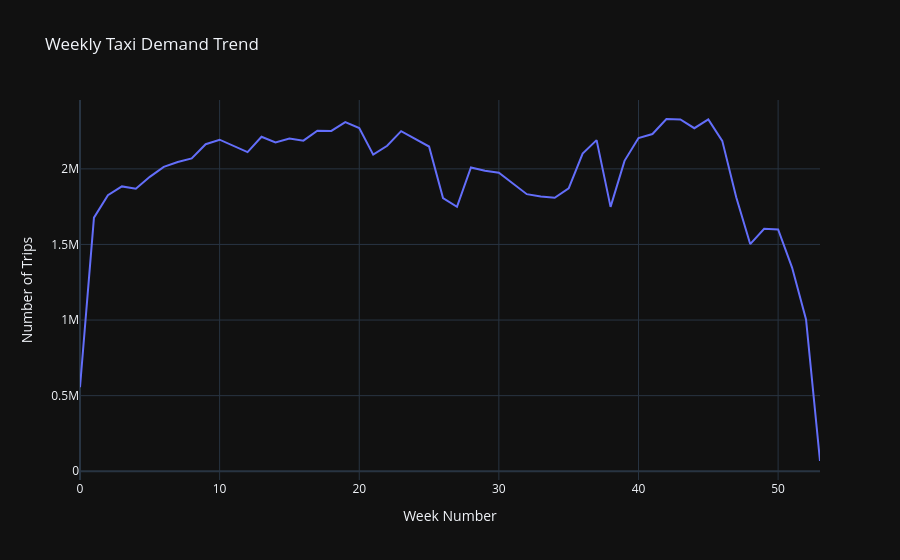

Notebook code for this chart:
### Code cell
# 2. Weekly Demand Trend
weekly_demand = filtered_demand_over_time_df.groupby('week')['total_trips'].sum().reset_index()
fig_weekly = px.line(
    weekly_demand,
    x='week',
    y='total_trips',
    title='Weekly Taxi Demand Trend',
    labels={'week': 'Week Number', 'total_trips': 'Number of Trips'},
    template='plotly_dark'
)
fig_weekly.show("png")

### Figure 1 — Plotly figure (JSON) as saved in the notebook; plotly's stock layout.template omitted (floating-point values rounded to 4 significant figures)
{"data": [{"hovertemplate": "Week Number=%{x}<br>Number of Trips=%{y}<extra></extra>", "legendgroup": "", "line": {"color": "#636efa", "dash": "solid"}, "marker": {"symbol": "circle"}, "mode": "lines", "name": "", "orientation": "v", "showlegend": false, "type": "scatter", "x": [0, 1, 2, 3, 4, 5, 6, 7, 8, 9, 10, 11, 12, 13, 14, 15, 16, 17, 18, 19, 20, 21, 22, 23, 24, 25, 26, 27, 28, 29, 30, 31, 32, 33, 34, 35, 36, 37, 38, 39, 40, 41, 42, 43, 44, 45, 46, 47, 48, 49, 50, 51, 52, 53], "xaxis": "x", "y": [556047, 1677514, 1826191, 1883991, 1868220, 1947269, 2012795, 2045340, 2069444, 2163071, 2192912, 2152183, 2111019, 2212530, 2174275, 2200614, 2186363, 2251992, 2250933, 2308891, 2269262, 2094071, 2152745, 2249421, 2198895, 2147836, 1806710, 1749240, 2008799, 1988105, 1974507, 1902295, 1832580, 1817039, 1808802, 1870943, 2100772, 2190028, 1748323, 2053032, 2204116, 2230254, 2329817, 2327070, 2268932, 2327424, 2185231, 1811843, 1502621, 1603756, 1599533, 1347012, 1004037, 67559], "yaxis": "y"}], "layout": {"legend": {"tracegroupgap": 0}, "title": {"text": "Weekly Taxi Demand Trend"}, "xaxis": {"anchor": "y", "domain": [0, 1], "title": {"text": "Week Number"}}, "yaxis": {"anchor": "x", "domain": [0, 1], "title": {"text": "Number of Trips"}}}}
